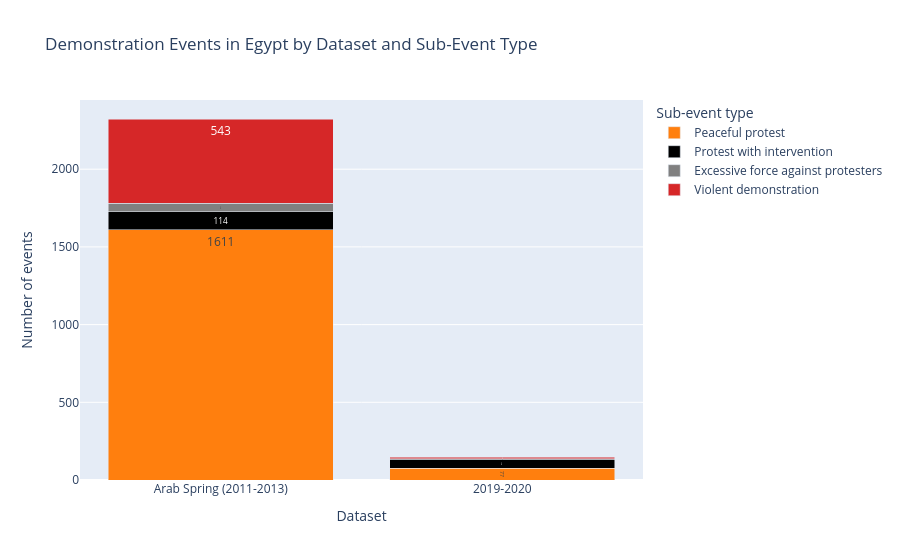

Notebook code cell kept with this figure:
### Code cell
# Demonstration events in Egypt by dataset across the 4 key sub-event types
# One stacked bar per dataset, using the notebook's established subtype colors.
import pandas as pd
import plotly.express as px

subtypes = [
    'Peaceful protest',
    'Protest with intervention',
    'Excessive force against protesters',
    'Violent demonstration'
]

subtype_colors = {
    'Peaceful protest': '#ff7f0e',
    'Protest with intervention': '#000000',
    'Excessive force against protesters': '#808080',
    'Violent demonstration': '#d62728'
}

records = []
for dataset_name, df in [
    ('Arab Spring (2011-2013)', df_egypt2011_clean),
    ('2019-2020', df_alsisi_clean)
]:
    sub_col = 'sub_event_type' if 'sub_event_type' in df.columns else 'SUB_EVENT_TYPE'
    counts = (
        df[df[sub_col].isin(subtypes)][sub_col]
        .value_counts()
        .reindex(subtypes, fill_value=0)
    )
    for subtype, count in counts.items():
        records.append({
            'dataset': dataset_name,
            'sub_event_type': subtype,
            'count': int(count)
        })

plot_df = pd.DataFrame(records)

fig = px.bar(
    plot_df,
    x='dataset',
    y='count',
    color='sub_event_type',
    barmode='stack',
    text='count',
    category_orders={'sub_event_type': subtypes},
    color_discrete_map=subtype_colors,
    title='Demonstration Events in Egypt by Dataset and Sub-Event Type',
    labels={
        'dataset': 'Dataset',
        'count': 'Number of events',
        'sub_event_type': 'Sub-event type'
    }
)
fig.update_traces(textposition='inside')
fig.update_layout(legend_title_text='Sub-event type')
fig.show()

### Figure 1 — Plotly figure (JSON) as saved in the notebook; plotly's stock layout.template omitted (floating-point values rounded to 4 significant figures)
{"data": [{"hovertemplate": "Sub-event type=Peaceful protest<br>Dataset=%{x}<br>Number of events=%{text}<extra></extra>", "legendgroup": "Peaceful protest", "marker": {"color": "#ff7f0e", "pattern": {"shape": ""}}, "name": "Peaceful protest", "orientation": "v", "showlegend": true, "text": [1611.0, 77.0], "textposition": "inside", "type": "bar", "x": ["Arab Spring (2011-2013)", "2019-2020"], "xaxis": "x", "y": [1611, 77], "yaxis": "y"}, {"hovertemplate": "Sub-event type=Protest with intervention<br>Dataset=%{x}<br>Number of events=%{text}<extra></extra>", "legendgroup": "Protest with intervention", "marker": {"color": "#000000", "pattern": {"shape": ""}}, "name": "Protest with intervention", "orientation": "v", "showlegend": true, "text": [114.0, 55.0], "textposition": "inside", "type": "bar", "x": ["Arab Spring (2011-2013)", "2019-2020"], "xaxis": "x", "y": [114, 55], "yaxis": "y"}, {"hovertemplate": "Sub-event type=Excessive force against protesters<br>Dataset=%{x}<br>Number of events=%{text}<extra></extra>", "legendgroup": "Excessive force against protesters", "marker": {"color": "#808080", "pattern": {"shape": ""}}, "name": "Excessive force against protesters", "orientation": "v", "showlegend": true, "text": [55.0, 5.0], "textposition": "inside", "type": "bar", "x": ["Arab Spring (2011-2013)", "2019-2020"], "xaxis": "x", "y": [55, 5], "yaxis": "y"}, {"hovertemplate": "Sub-event type=Violent demonstration<br>Dataset=%{x}<br>Number of events=%{text}<extra></extra>", "legendgroup": "Violent demonstration", "marker": {"color": "#d62728", "pattern": {"shape": ""}}, "name": "Violent demonstration", "orientation": "v", "showlegend": true, "text": [543.0, 10.0], "textposition": "inside", "type": "bar", "x": ["Arab Spring (2011-2013)", "2019-2020"], "xaxis": "x", "y": [543, 10], "yaxis": "y"}], "layout": {"barmode": "stack", "legend": {"title": {"text": "Sub-event type"}, "tracegroupgap": 0}, "title": {"text": "Demonstration Events in Egypt by Dataset and Sub-Event Type"}, "xaxis": {"anchor": "y", "domain": [0, 1], "title": {"text": "Dataset"}}, "yaxis": {"anchor": "x", "domain": [0, 1], "title": {"text": "Number of events"}}}}
